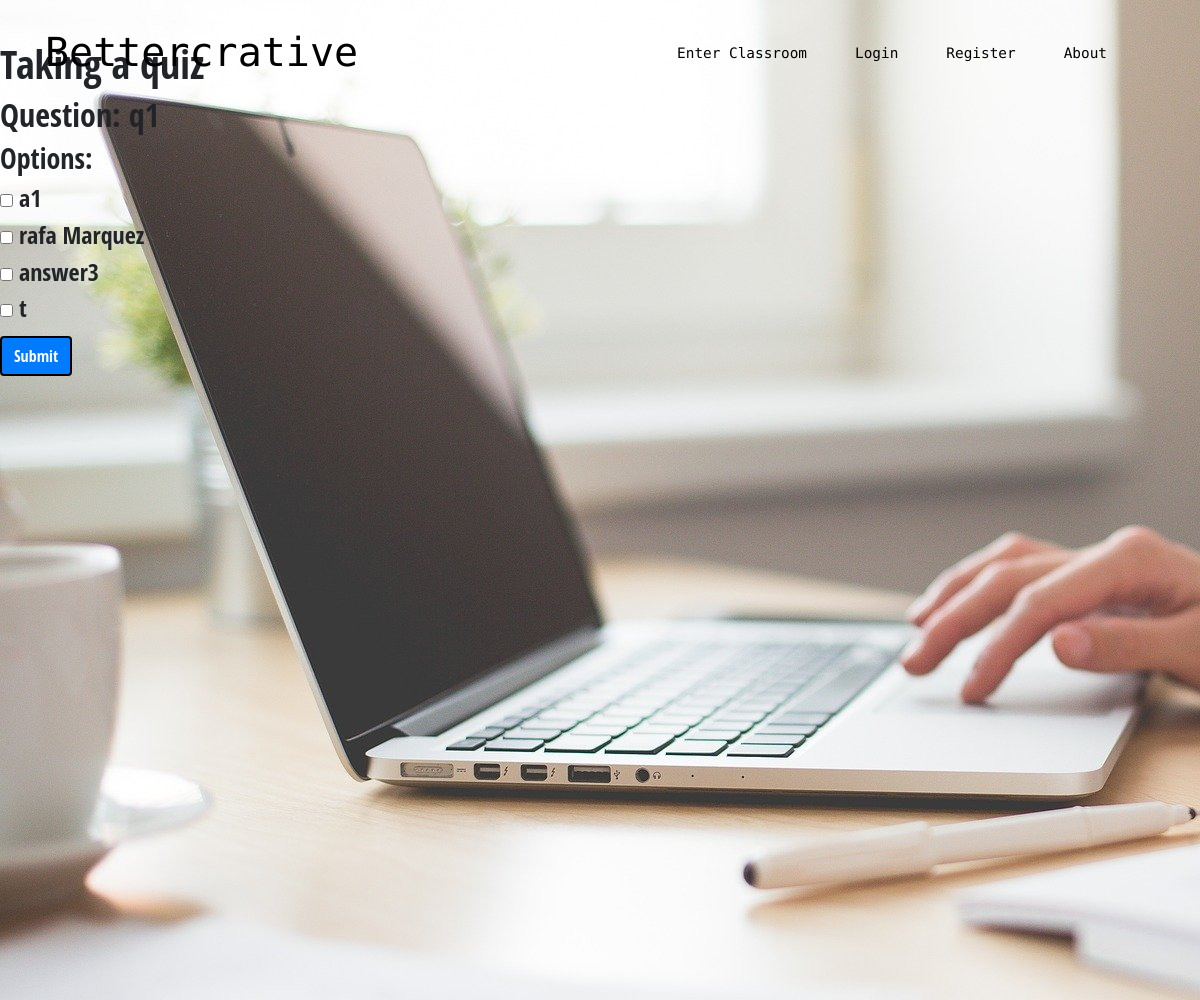
Before: /classroom/4 with the older database file.
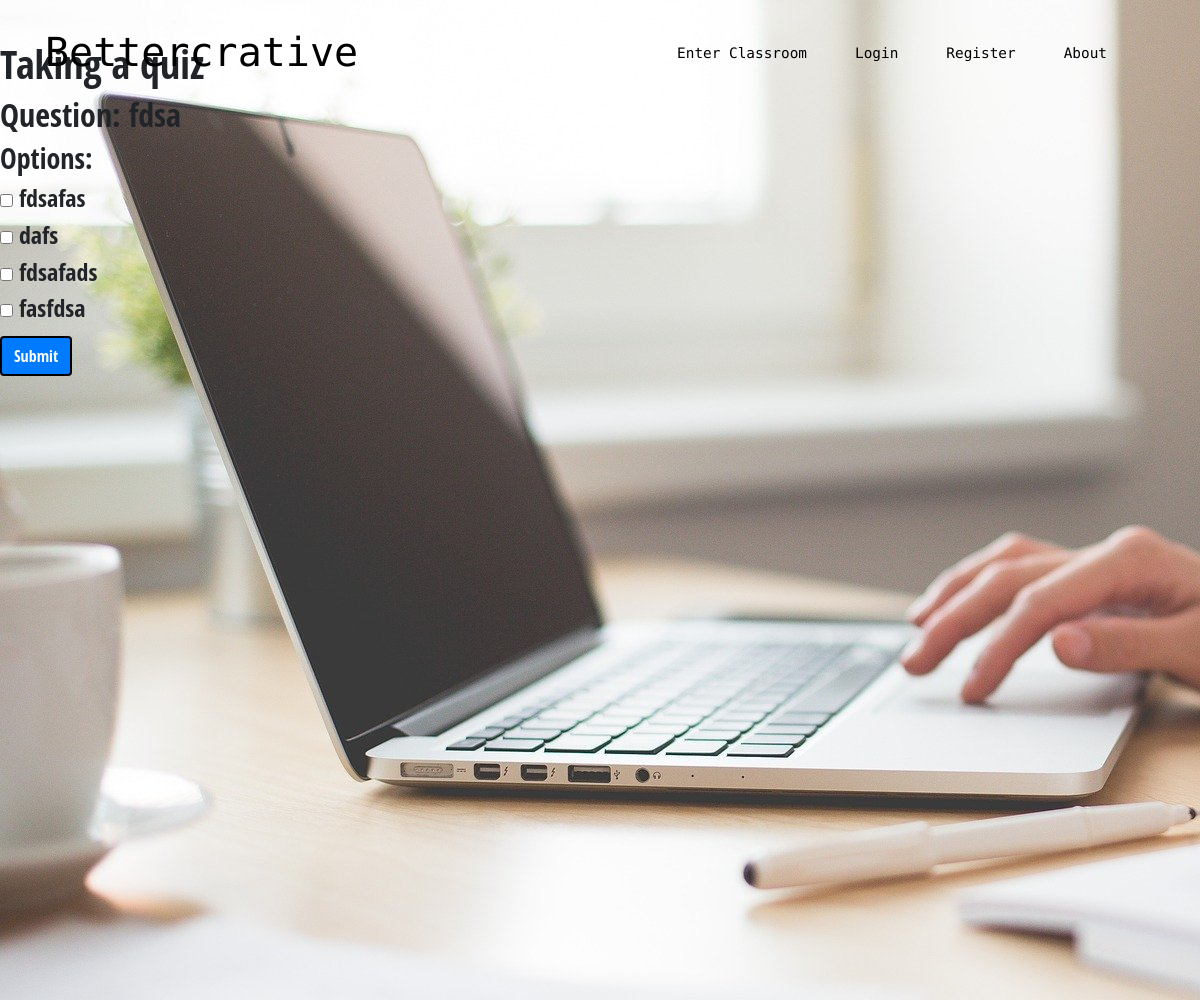
After: the same page with the newer database file.
### bettercrative/models.py (models this page shows, shortened)
class Quiz(db.Model):
    id = db.Column(db.Integer, primary_key=True)
    name = db.Column(db.String(50), unique=True, nullable=False)
    question_content = db.Column(db.String, nullable=False)
    question_answers = db.relationship('Answer', backref='quiz', lazy=True, collection_class=list,
                                       cascade="all, delete, delete-orphan")
    date_created = db.Column(db.Date, nullable=False, default=datetime.today())
    user_id = db.Column(db.Integer, db.ForeignKey('user.id'), nullable=False)
    classroom_host_id = db.Column(db.Integer, db.ForeignKey('classroom.id'), nullable=True)
    active_question = db.Column(db.String, nullable=True)
    questions = db.relationship('Question', backref='quiz', lazy=True, collection_class=list, cascade="all, delete, delete-orphan")

class Answer(db.Model):
    id = db.Column(db.Integer, primary_key=True)
    content = db.Column(db.Text, nullable=False)
    quiz_id = db.Column(db.Integer, db.ForeignKey('quiz.id'), nullable=False)
    correct = db.Column(db.Boolean, nullable=False, default=False)

### bettercrative/classrooms/routes.py (the view)
@classrooms.route("/classroom/<int:classroom_id>", methods=['GET', 'POST'])
def classroom(classroom_id):
    classroom = Classroom.query.get_or_404(classroom_id)
    quizzes = classroom.added_quizzes
    if current_user.is_authenticated:
        return render_template('classroom.html', title=classroom.name, classroom=classroom) #, active_quiz=active_quiz <- THIS WAS REMOVED FROM END OF THIS LINE
    else:
        quiz = Quiz.query.filter_by(classroom_host_id=classroom_id).first()
        return render_template('take_quiz.html', title='TakeQuiz', classroom=classroom, quiz=quiz)
        print(classroom_id)
        return render_template('take_quiz.html', classroom_id=classroom_id)

### bettercrative/templates/take_quiz.html
{% extends "layout.html" %}
{% block content %}
<h1>Taking a quiz </h1>
<form action="" method='POST'>
<h2 > Question: {{ quiz.question_content }} </h2>
<h3> Options: </h3>
    {% for answer in quiz.question_answers %}
    <h4><input type="checkbox" name='studentResponse' value ='{{answer.content}}' />
        {{ answer.content }}</h4>
    {% endfor %}
    <button type="submit" class="btn btn-primary">Submit</button>
</form>
{% endblock  %}

Changed rows visible on the page:
changed Quiz: question_content "q1" → "fdsa"
changed Answer: content "a1" → "fdsafas"
changed Answer: content "rafa Marquez" → "dafs"
changed Answer: content "answer3" → "fdsafads"
changed Answer: content "t" → "fasfdsa"
